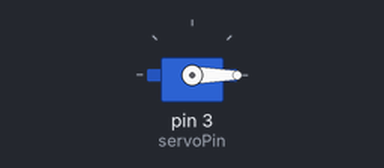
Simulated run of this sketch. Board: Arduino Uno, built with avr-gcc and run on an emulated ATmega328P. On the bench: servo.

Above: at 0.05 s.
At 3.0 s:
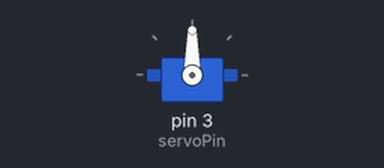
Timing chart, 0 to 6.9 s (numbered marks = the images above):
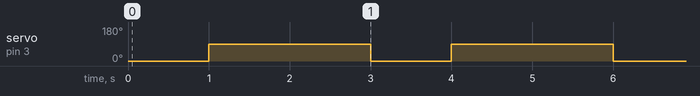

The sketch:

Servo.ino
```cpp
#include <Servo.h>

int servoPin = 3;
Servo Servo1;

void setup() {
   Servo1.attach(servoPin);
}
void loop(){
   Servo1.write(0);
   delay(1000);
   Servo1.write(90);
   delay(1000);
   Servo1.write(90);
   delay(1000);
}
```

Measured:
- by itself, servo on pin 3 (servoPin): alternates 90° for 2.0 s and 0° for 1.0 s
